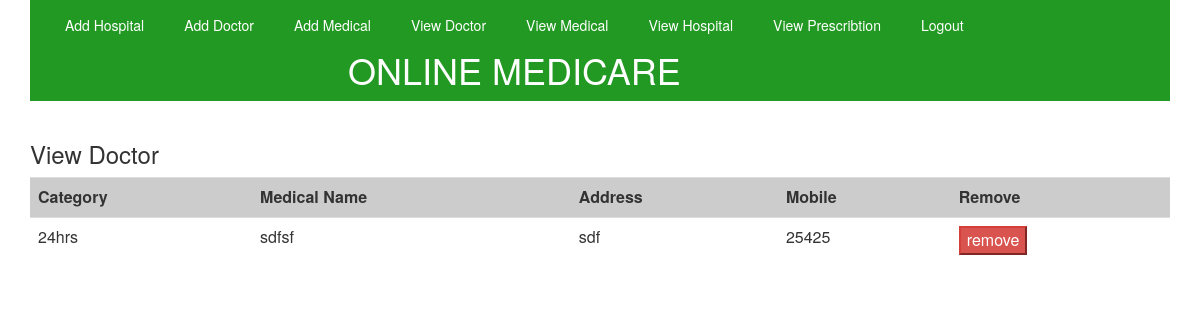
/admin/view_medical.php, run on an earlier commit of the app's database.
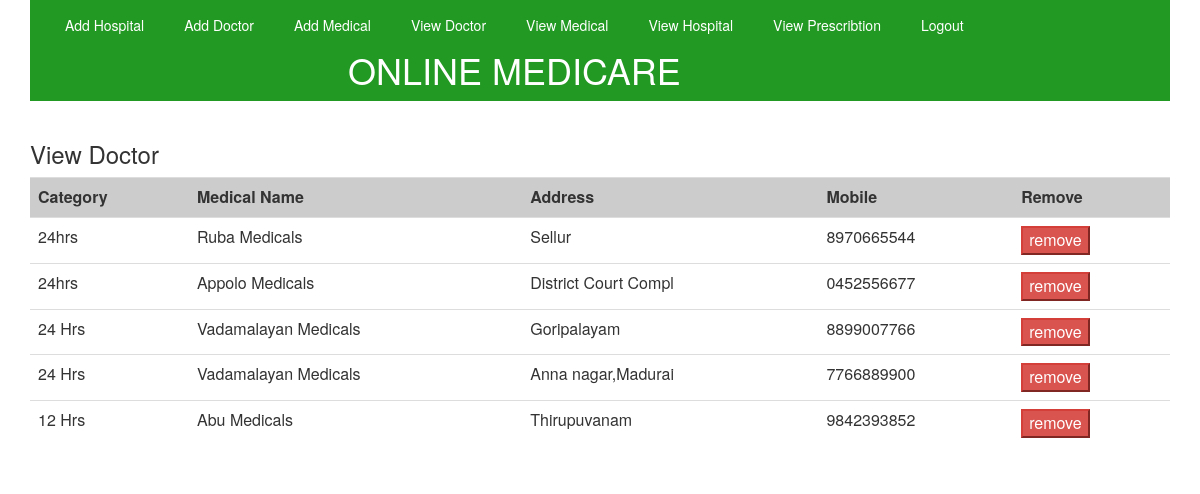
And on a later commit of the database.
### tables this page shows
CREATE TABLE IF NOT EXISTS `add_medical` (
`id` int(11) NOT NULL,
  `category` varchar(50) NOT NULL,
  `mname` varchar(20) NOT NULL,
  `address` varchar(20) NOT NULL,
  `mob` varchar(10) NOT NULL
);

### admin/view_medical.php (the view, shortened to what this page needs)
<div class="container">
 <?php include('top.php');
 include('db.php');
			 ?>
     <h3>View Doctor</h3>
	<div class="table-responsive">
	<form method="post" action="">
	<table class="table">
				<tr bgcolor="#ccc">
					<th>Category</th>
					<th>Medical Name</th>
					<th>Address</th>
					<th>Mobile</th>
					<th>Remove</th>
					</tr>
				<?php
				$select_stock =mysqli_query($con,"SELECT * FROM add_medical");
				while ($row_stock=mysqli_fetch_array($select_stock))
				{
				  ?>
				   <tr>
				   <td><?php echo $row_stock['category'];?></td>
				   <td><?php echo $row_stock['mname'];?></td>
				   <td><?php echo $row_stock['address'];?></td>
				   <td><?php echo $row_stock['mob'];?></td>
				   <td>
				   <input type="submit" name="submit1" class="btn-danger" value="remove">
				   </td>
				   </tr>
				 <?php    }  	?>
				</table>
	      </form>
	      </div>
	      </div>

### admin/top.php (shortened to what this page needs)
<!DOCTYPE html>
<html lang="en">
<head>
  <link rel="stylesheet" href="bootstrap/css/bootstrap.min.css">
  </head>
<div class="navbar navbar-custom navbar-static-top">
  <div class="container">
    <div class="collapse navbar-collapse">
      <ul class="nav navbar-nav">
        <li><a href="add_hospital.php">Add Hospital</a></li>
        <li><a href="add_doctor.php">Add Doctor</a></li>
        <li><a href="add_medical.php">Add Medical</a></li>
        <li><a href="view_doctor.php">View Doctor</a></li>
        <li><a href="view_medical.php">View Medical</a></li>
        <li><a href="view_hospital.php">View Hospital</a></li>
        <li><a href="view_pres.php">View Prescribtion</a></li>
		 <li><a href="../index.php">Logout</a></li>
		  <center> <h1> ONLINE MEDICARE</h1></center>
      </ul>
    </div>
  </div>
</div>

### admin/top.php (style rules this page uses)
.navbar-custom { background-color:#229922; color:#ffffff; border-radius:0; }
.navbar-custom .navbar-nav > li > a { color:#fff; padding-left:20px; padding-right:20px; }

What changed in the data, as far as the page shows it:
changed add_medical: mname "sdfsf" → "Ruba Medicals"; address "sdf" → "Sellur"; mob "25425" → "8970665544"
added add_medical: category "24hrs", mname "Appolo Medicals", address "District Court Compl", mob "0452556677"
added add_medical: category "24 Hrs", mname "Vadamalayan Medicals", address "Goripalayam", mob "8899007766"
added add_medical: category "24 Hrs", mname "Vadamalayan Medicals", address "Anna nagar,Madurai", mob "7766889900"
added add_medical: category "12 Hrs", mname "Abu Medicals", address "Thirupuvanam", mob "9842393852"
